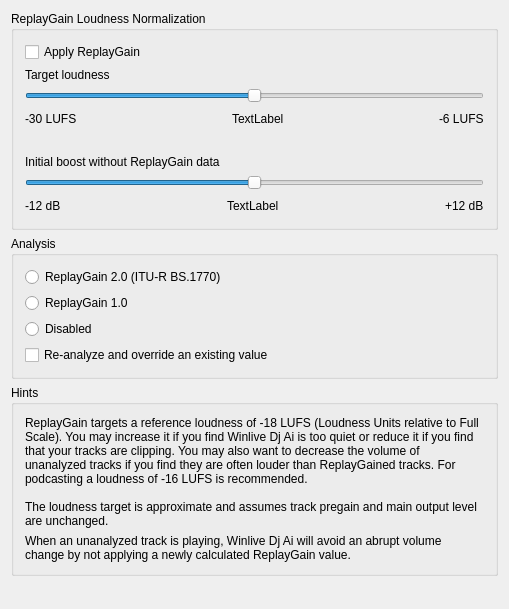
<?xml version="1.0" encoding="UTF-8"?>
<ui version="4.0">
 <class>DlgPrefReplayGainDlg</class>
 <widget class="QWidget" name="DlgPrefReplayGainDlg">
  <property name="geometry">
   <rect>
    <x>0</x>
    <y>0</y>
    <width>509</width>
    <height>609</height>
   </rect>
  </property>
  <property name="windowTitle">
   <string>Normalization Preferences</string>
  </property>
  <layout class="QVBoxLayout" name="verticalLayout">
   <item>
    <widget class="QGroupBox" name="groupBox">
     <property name="title">
      <string>ReplayGain Loudness Normalization</string>
     </property>
     <layout class="QVBoxLayout" name="verticalLayout_2">
      <item>
       <widget class="QCheckBox" name="EnableGain">
        <property name="toolTip">
         <string>Apply loudness normalization to loaded tracks.</string>
        </property>
        <property name="text">
         <string>Apply ReplayGain</string>
        </property>
       </widget>
      </item>
      <item>
       <widget class="QLabel" name="label_boost">
        <property name="toolTip">
         <string>For tracks with ReplayGain, adjust the target loudness to this LUFS value (Loudness Units relative to Full Scale).</string>
        </property>
        <property name="text">
         <string>Target loudness</string>
        </property>
        <property name="buddy">
         <cstring>SliderReplayGainBoost</cstring>
        </property>
       </widget>
      </item>
      <item>
       <widget class="QSlider" name="SliderReplayGainBoost">
        <property name="toolTip">
         <string/>
        </property>
        <property name="locale">
         <locale language="C" country="AnyCountry"/>
        </property>
        <property name="minimum">
         <number>-12</number>
        </property>
        <property name="maximum">
         <number>12</number>
        </property>
        <property name="singleStep">
         <number>1</number>
        </property>
        <property name="pageStep">
         <number>1</number>
        </property>
        <property name="value">
         <number>0</number>
        </property>
        <property name="orientation">
         <enum>Qt::Horizontal</enum>
        </property>
        <property name="tickInterval">
         <number>5</number>
        </property>
       </widget>
      </item>
      <item>
       <layout class="QHBoxLayout" name="horizontalLayout_2">
        <property name="spacing">
         <number>6</number>
        </property>
        <property name="rightMargin">
         <number>0</number>
        </property>
        <property name="bottomMargin">
         <number>20</number>
        </property>
        <item>
         <widget class="QLabel" name="label_3">
          <property name="text">
           <string>-30 LUFS</string>
          </property>
         </widget>
        </item>
        <item>
         <spacer>
          <property name="orientation">
           <enum>Qt::Horizontal</enum>
          </property>
          <property name="sizeHint" stdset="0">
           <size>
            <width>40</width>
            <height>20</height>
           </size>
          </property>
         </spacer>
        </item>
        <item>
         <widget class="QLabel" name="LabelCurrentReplayGainBoost">
          <property name="text">
           <string notr="true">TextLabel</string>
          </property>
         </widget>
        </item>
        <item>
         <spacer name="horizontalSpacer">
          <property name="orientation">
           <enum>Qt::Horizontal</enum>
          </property>
          <property name="sizeHint" stdset="0">
           <size>
            <width>40</width>
            <height>20</height>
           </size>
          </property>
         </spacer>
        </item>
        <item>
         <widget class="QLabel" name="label_4">
          <property name="text">
           <string>-6 LUFS</string>
          </property>
         </widget>
        </item>
       </layout>
      </item>
      <item>
       <widget class="QLabel" name="label">
        <property name="toolTip">
         <string>When ReplayGain is enabled, adjust tracks lacking ReplayGain information by this amount.</string>
        </property>
        <property name="text">
         <string>Initial boost without ReplayGain data</string>
        </property>
       </widget>
      </item>
      <item>
       <widget class="QSlider" name="SliderDefaultBoost">
        <property name="minimum">
         <number>-12</number>
        </property>
        <property name="maximum">
         <number>12</number>
        </property>
        <property name="pageStep">
         <number>1</number>
        </property>
        <property name="sliderPosition">
         <number>0</number>
        </property>
        <property name="orientation">
         <enum>Qt::Horizontal</enum>
        </property>
       </widget>
      </item>
      <item>
       <layout class="QHBoxLayout" name="horizontalLayout">
        <property name="bottomMargin">
         <number>0</number>
        </property>
        <item>
         <widget class="QLabel" name="label_2">
          <property name="text">
           <string>-12 dB</string>
          </property>
         </widget>
        </item>
        <item>
         <spacer name="horizontalSpacer_2">
          <property name="orientation">
           <enum>Qt::Horizontal</enum>
          </property>
          <property name="sizeHint" stdset="0">
           <size>
            <width>40</width>
            <height>20</height>
           </size>
          </property>
         </spacer>
        </item>
        <item>
         <widget class="QLabel" name="LabelCurrentDefaultBoost">
          <property name="text">
           <string notr="true">TextLabel</string>
          </property>
         </widget>
        </item>
        <item>
         <spacer name="horizontalSpacer_3">
          <property name="orientation">
           <enum>Qt::Horizontal</enum>
          </property>
          <property name="sizeHint" stdset="0">
           <size>
            <width>40</width>
            <height>20</height>
           </size>
          </property>
         </spacer>
        </item>
        <item>
         <widget class="QLabel" name="label_6">
          <property name="text">
           <string>+12 dB</string>
          </property>
         </widget>
        </item>
       </layout>
      </item>
     </layout>
    </widget>
   </item>
   <item>
    <widget class="QGroupBox" name="groupBoxAnalysis">
     <property name="title">
      <string>Analysis</string>
     </property>
     <layout class="QVBoxLayout" name="verticalLayout_3">
      <item>
       <widget class="QRadioButton" name="radioButtonRG2">
        <property name="text">
         <string>ReplayGain 2.0 (ITU-R BS.1770)</string>
        </property>
        <attribute name="buttonGroup">
         <string notr="true">buttonGroupAnalyzer</string>
        </attribute>
       </widget>
      </item>
      <item>
       <widget class="QRadioButton" name="radioButtonRG1">
        <property name="text">
         <string>ReplayGain 1.0</string>
        </property>
        <attribute name="buttonGroup">
         <string notr="true">buttonGroupAnalyzer</string>
        </attribute>
       </widget>
      </item>
      <item>
       <widget class="QRadioButton" name="radioButtonDisable">
        <property name="text">
         <string>Disabled</string>
        </property>
        <attribute name="buttonGroup">
         <string notr="true">buttonGroupAnalyzer</string>
        </attribute>
       </widget>
      </item>
      <item>
       <widget class="QCheckBox" name="checkBoxReanalyze">
        <property name="text">
         <string>Re-analyze and override an existing value </string>
        </property>
       </widget>
      </item>
     </layout>
    </widget>
   </item>
   <item>
    <widget class="QGroupBox" name="Hints">
     <property name="title">
      <string>Hints</string>
     </property>
     <layout class="QGridLayout" name="gridLayout_6">
      <item row="0" column="0">
       <widget class="QLabel" name="label_8">
        <property name="text">
         <string>ReplayGain targets a reference loudness of -18 LUFS (Loudness Units relative to Full Scale). You may increase it if you find Winlive Dj Ai is too quiet or reduce it if you find that your tracks are clipping. You may also want to decrease the volume of unanalyzed tracks if you find they are often louder than ReplayGained tracks. For podcasting a loudness of -16 LUFS is recommended.

The loudness target is approximate and assumes track pregain and main output level are unchanged.</string>
        </property>
        <property name="scaledContents">
         <bool>true</bool>
        </property>
        <property name="wordWrap">
         <bool>true</bool>
        </property>
       </widget>
      </item>
      <item row="1" column="0">
       <widget class="QLabel" name="label_26">
        <property name="text">
         <string>When an unanalyzed track is playing, Winlive Dj Ai will avoid an abrupt volume change by not applying a newly calculated ReplayGain value.</string>
        </property>
        <property name="wordWrap">
         <bool>true</bool>
        </property>
       </widget>
      </item>
     </layout>
    </widget>
   </item>
   <item>
    <spacer name="verticalSpacer">
     <property name="orientation">
      <enum>Qt::Vertical</enum>
     </property>
     <property name="sizeHint" stdset="0">
      <size>
       <width>20</width>
       <height>40</height>
      </size>
     </property>
    </spacer>
   </item>
  </layout>
 </widget>
 <layoutdefault spacing="6" margin="11"/>
 <tabstops>
  <tabstop>EnableGain</tabstop>
  <tabstop>SliderReplayGainBoost</tabstop>
  <tabstop>SliderDefaultBoost</tabstop>
  <tabstop>radioButtonRG1</tabstop>
  <tabstop>radioButtonRG2</tabstop>
  <tabstop>radioButtonDisable</tabstop>
  <tabstop>checkBoxReanalyze</tabstop>
 </tabstops>
 <resources/>
 <connections/>
 <buttongroups>
  <buttongroup name="buttonGroupAnalyzer"/>
 </buttongroups>
</ui>
